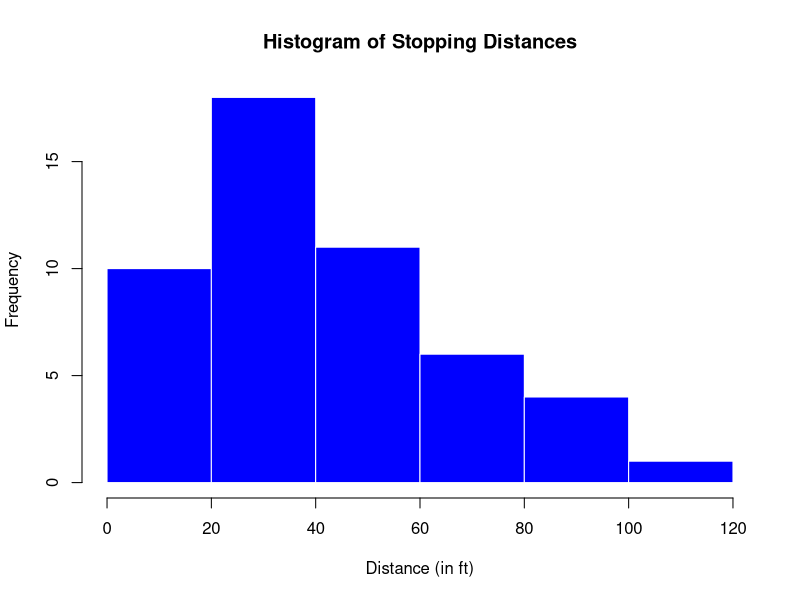
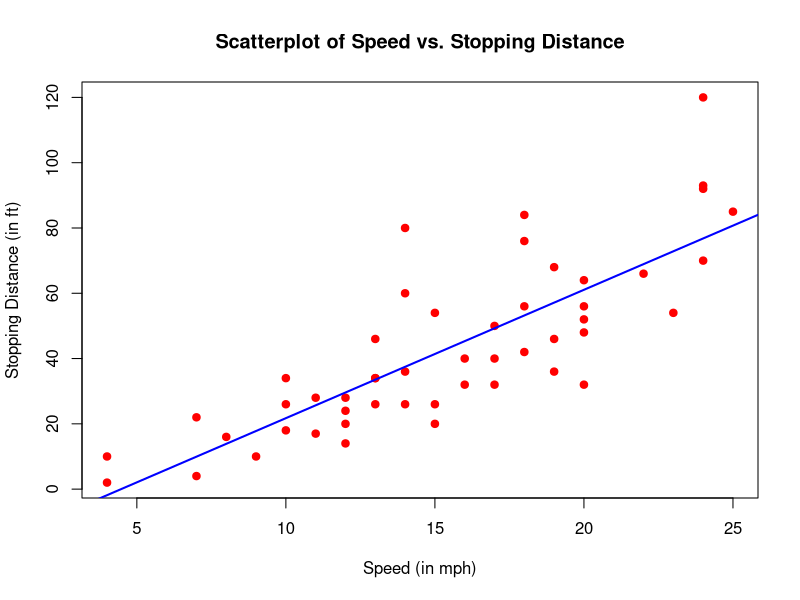

Recreate these plots in R, in order.
data("cars")
cars$speed_cat <- cut(cars$speed,
                      breaks = c(0, 10, 15, 25),
                      labels = c("Slow", "Moderate", "Fast"))
cars$log_dist <- log(cars$dist)

# The log transform should reduce the skewness of dist, 
# making it more normally distributed

hist(cars$dist,
     main = "Histogram of Stopping Distances",
     xlab = "Distance (in ft)",
     col = "blue",
     border = "white")
plot(cars$speed, cars$dist,
     main = "Scatterplot of Speed vs. Stopping Distance",
     xlab = "Speed (in mph)",
     ylab = "Stopping Distance (in ft)",
     pch = 19, col = "red")
abline(lm(dist ~ speed, data = cars), col = "blue", lwd = 2)